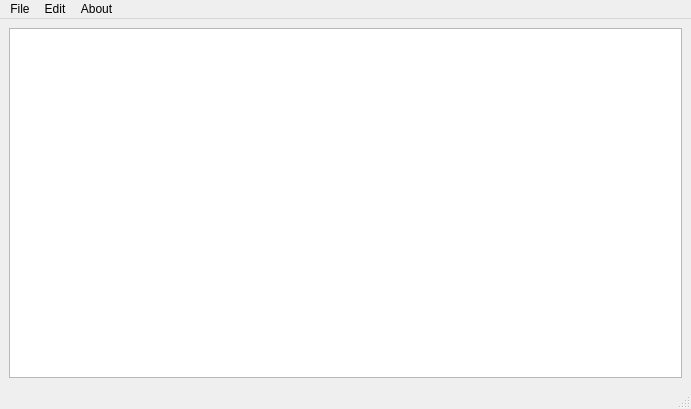
<?xml version="1.0" encoding="UTF-8"?>
<ui version="4.0">
 <class>MainWindow</class>
 <widget class="QMainWindow" name="MainWindow">
  <property name="geometry">
   <rect>
    <x>0</x>
    <y>0</y>
    <width>691</width>
    <height>409</height>
   </rect>
  </property>
  <property name="windowTitle">
   <string>MainWindow</string>
  </property>
  <widget class="QWidget" name="centralwidget">
   <layout class="QHBoxLayout" name="horizontalLayout">
    <item>
     <widget class="QTextEdit" name="textEdit"/>
    </item>
   </layout>
  </widget>
  <widget class="QMenuBar" name="menubar">
   <property name="geometry">
    <rect>
     <x>0</x>
     <y>0</y>
     <width>691</width>
     <height>21</height>
    </rect>
   </property>
   <widget class="QMenu" name="menuFile">
    <property name="title">
     <string>File</string>
    </property>
    <addaction name="actionNew"/>
    <addaction name="actionOpen"/>
    <addaction name="separator"/>
    <addaction name="actionSave"/>
    <addaction name="actionSave_as"/>
   </widget>
   <widget class="QMenu" name="menuEdit">
    <property name="title">
     <string>Edit</string>
    </property>
    <addaction name="actionCut"/>
    <addaction name="actionCopy"/>
    <addaction name="actionPaste"/>
    <addaction name="separator"/>
    <addaction name="actionRedo"/>
    <addaction name="actionUndo"/>
   </widget>
   <widget class="QMenu" name="menuAbout">
    <property name="title">
     <string>About</string>
    </property>
    <addaction name="actionAbout_notepad"/>
   </widget>
   <addaction name="menuFile"/>
   <addaction name="menuEdit"/>
   <addaction name="menuAbout"/>
  </widget>
  <widget class="QStatusBar" name="statusbar"/>
  <action name="actionNew">
   <property name="icon">
    <iconset resource="Resource.qrc">
     <normaloff>:/rec/img/new.png</normaloff>:/rec/img/new.png</iconset>
   </property>
   <property name="text">
    <string>New</string>
   </property>
  </action>
  <action name="actionOpen">
   <property name="icon">
    <iconset resource="Resource.qrc">
     <normaloff>:/rec/img/open.png</normaloff>:/rec/img/open.png</iconset>
   </property>
   <property name="text">
    <string>Open</string>
   </property>
  </action>
  <action name="actionSave">
   <property name="icon">
    <iconset resource="Resource.qrc">
     <normaloff>:/rec/img/save.png</normaloff>:/rec/img/save.png</iconset>
   </property>
   <property name="text">
    <string>Save</string>
   </property>
  </action>
  <action name="actionSave_as">
   <property name="icon">
    <iconset resource="Resource.qrc">
     <normaloff>:/rec/img/save-as.png</normaloff>:/rec/img/save-as.png</iconset>
   </property>
   <property name="text">
    <string>Save as</string>
   </property>
  </action>
  <action name="actionCut">
   <property name="icon">
    <iconset resource="Resource.qrc">
     <normaloff>:/rec/img/cut.png</normaloff>:/rec/img/cut.png</iconset>
   </property>
   <property name="text">
    <string>Cut</string>
   </property>
  </action>
  <action name="actionCopy">
   <property name="icon">
    <iconset resource="Resource.qrc">
     <normaloff>:/rec/img/copy.png</normaloff>:/rec/img/copy.png</iconset>
   </property>
   <property name="text">
    <string>Copy</string>
   </property>
  </action>
  <action name="actionPaste">
   <property name="icon">
    <iconset resource="Resource.qrc">
     <normaloff>:/rec/img/paste.png</normaloff>:/rec/img/paste.png</iconset>
   </property>
   <property name="text">
    <string>Paste</string>
   </property>
  </action>
  <action name="actionRedo">
   <property name="icon">
    <iconset resource="Resource.qrc">
     <normaloff>:/rec/img/redo.png</normaloff>:/rec/img/redo.png</iconset>
   </property>
   <property name="text">
    <string>Redo</string>
   </property>
  </action>
  <action name="actionUndo">
   <property name="icon">
    <iconset resource="Resource.qrc">
     <normaloff>:/rec/img/undo.png</normaloff>:/rec/img/undo.png</iconset>
   </property>
   <property name="text">
    <string>Undo</string>
   </property>
  </action>
  <action name="actionAbout_notepad">
   <property name="icon">
    <iconset resource="Resource.qrc">
     <normaloff>:/rec/img/information.png</normaloff>:/rec/img/information.png</iconset>
   </property>
   <property name="text">
    <string>About notepad</string>
   </property>
  </action>
 </widget>
 <resources>
  <include location="Resource.qrc"/>
 </resources>
 <connections/>
</ui>
